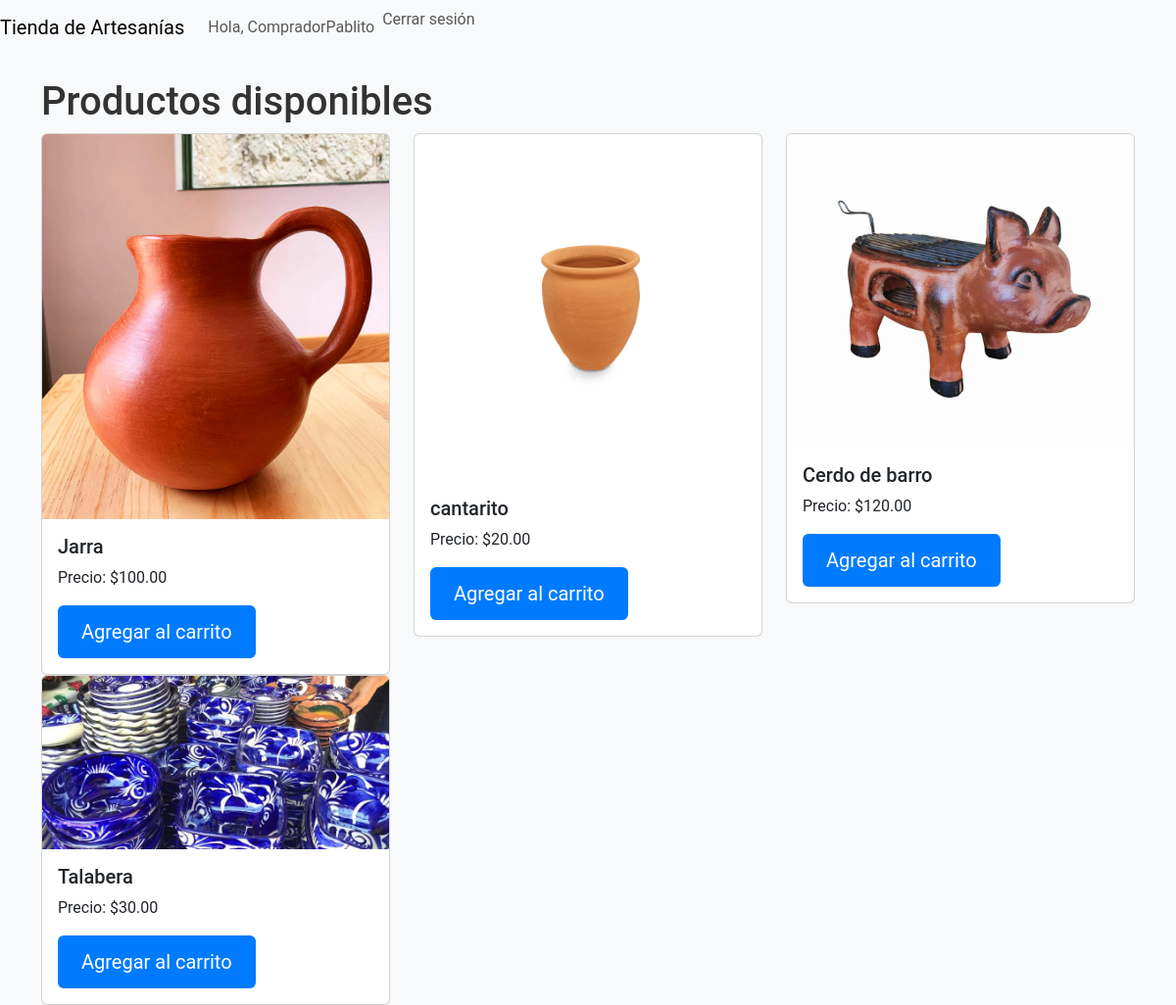
The page /comprador/ (signed in) on the database its author committed.
### tienda/models.py (models this page shows, shortened)
class Producto(models.Model):
    nombre = models.CharField(max_length=100)
    descripcion = models.TextField()
    precio = models.DecimalField(max_digits=10, decimal_places=2)
    imagen = models.ImageField(upload_to='productos/', null=True, blank=True)  # Este es el campo para las imágenes
    vendedor = models.ForeignKey(Vendedor, on_delete=models.CASCADE, related_name='productos')

### tienda/views.py (the view)
# urls.py: path('comprador/', views.vista_comprador, name='vista_comprador'),
@login_required
def vista_comprador(request):
    productos = Producto.objects.all()
    return render(request, 'tienda/comprador.html', {'productos': productos})

### tienda/templates/tienda/comprador.html
{% extends "tienda/base.html" %}
{% load static %}
{% block content %}
<h1>Productos disponibles</h1>
<div class="row">
    {% for producto in productos %}
        <div class="col-md-4">
            <div class="card">
                {% if producto.imagen %}
                    <img src="{{ producto.imagen.url }}" class="card-img-top" alt="{{ producto.nombre }}">
                {% else %}
                    <img src="{% static 'images/default-product.jpg' %}" class="card-img-top" alt="Producto sin imagen">
                {% endif %}
                <div class="card-body">
                    <h5 class="card-title">{{ producto.nombre }}</h5>
                    <p class="card-text">Precio: ${{ producto.precio }}</p>
                    <a href="{% url 'agregar_carrito' producto.id %}" class="btn btn-primary">Agregar al carrito</a>
                </div>
            </div>
        </div>
    {% endfor %}
</div>
{% endblock %}

### tienda/templates/tienda/base.html (shortened to what this page needs)
{% load static %}
<!DOCTYPE html>
<html lang="en">
<head>
    <link href="https://cdn.jsdelivr.net/npm/bootstrap@5.3.0-alpha1/dist/css/bootstrap.min.css" rel="stylesheet">
    <link rel="stylesheet" href="{% static 'css/styles.css' %}">
</head>
<body>
    <nav class="navbar navbar-expand-lg navbar-light bg-light">
        <a class="navbar-brand" href="{% url 'pagina_inicio' %}">Tienda de Artesanías</a>
        <div class="collapse navbar-collapse">
            <ul class="navbar-nav ml-auto">
                {% if user.is_authenticated %}
                    <li class="nav-item">
                        <span class="nav-link">Hola, {{ user.username }}</span>
                    </li>
                    <li class="nav-item">
                        <form action="{% url 'logout' %}" method="post" style="display:inline;">
                            <button type="submit" class="btn btn-link nav-link" style="padding: 0; border: none; background: none;">Cerrar sesión</button>
                        </form>
                    </li>
                {% else %}
                    <li class="nav-item">
                        <a class="nav-link" href="{% url 'login' %}">Iniciar sesión</a>
                    </li>
                {% endif %}
            </ul>
        </div>
    </nav>
    <div class="container mt-4">
        {% block content %}{% endblock %}
    </div>
</body>
</html>

### tienda/static/css/styles.css (style rules this page uses)
body { font-family: 'Roboto', sans-serif; background-color: #f8f9fa; }
h1, .lead { color: #333; }
.btn-primary { background-color: #007bff; border: none; padding: 0.75rem 1.5rem; font-size: 1.25rem; transition: all 0.3s ease; }

### rows shown on the page
Producto: imagen (picture), nombre "Jarra", precio "100.00"
Producto: imagen (picture), nombre "cantarito", precio "20.00"
Producto: imagen (picture), nombre "Cerdo de barro", precio "120.00"
Producto: imagen (picture), nombre "Talabera", precio "30.00"

### other values the page prints
{{ user.username }} "CompradorPablito"
